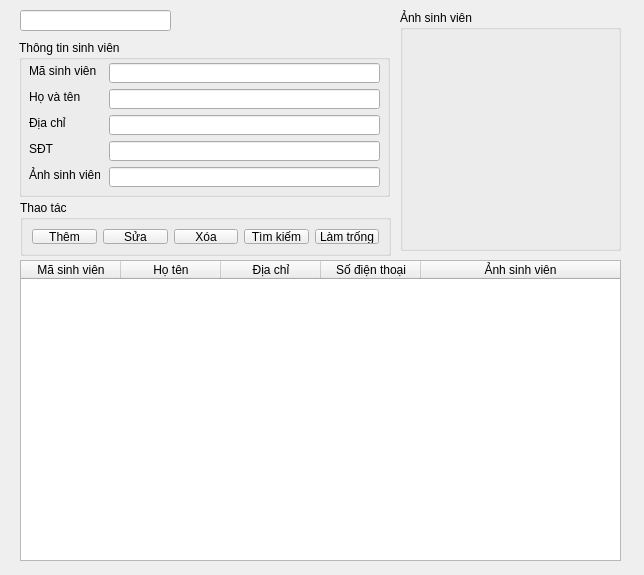
<?xml version="1.0" encoding="UTF-8"?>
<ui version="4.0">
 <class>ds_sinhvien</class>
 <widget class="QWidget" name="ds_sinhvien">
  <property name="geometry">
   <rect>
    <x>0</x>
    <y>0</y>
    <width>644</width>
    <height>575</height>
   </rect>
  </property>
  <property name="windowTitle">
   <string>Điểm danh sinh viên</string>
  </property>
  <property name="windowIcon">
   <iconset>
    <normaloff>C:/Users/nguye/OneDrive/Hình ảnh/donga.jpg</normaloff>C:/Users/nguye/OneDrive/Hình ảnh/donga.jpg</iconset>
  </property>
  <widget class="QGroupBox" name="groupBox">
   <property name="geometry">
    <rect>
     <x>19</x>
     <y>40</y>
     <width>371</width>
     <height>157</height>
    </rect>
   </property>
   <property name="title">
    <string>Thông tin sinh viên</string>
   </property>
   <widget class="QLabel" name="label_2">
    <property name="geometry">
     <rect>
      <x>10</x>
      <y>23</y>
      <width>71</width>
      <height>16</height>
     </rect>
    </property>
    <property name="text">
     <string>Mã sinh viên</string>
    </property>
   </widget>
   <widget class="QLineEdit" name="maSinhVien">
    <property name="geometry">
     <rect>
      <x>90</x>
      <y>23</y>
      <width>271</width>
      <height>20</height>
     </rect>
    </property>
   </widget>
   <widget class="QLabel" name="label">
    <property name="geometry">
     <rect>
      <x>10</x>
      <y>49</y>
      <width>71</width>
      <height>16</height>
     </rect>
    </property>
    <property name="text">
     <string>Họ và tên</string>
    </property>
   </widget>
   <widget class="QLineEdit" name="hoVaTen">
    <property name="geometry">
     <rect>
      <x>90</x>
      <y>49</y>
      <width>271</width>
      <height>20</height>
     </rect>
    </property>
   </widget>
   <widget class="QLabel" name="label_3">
    <property name="geometry">
     <rect>
      <x>10</x>
      <y>75</y>
      <width>71</width>
      <height>16</height>
     </rect>
    </property>
    <property name="text">
     <string>Địa chỉ</string>
    </property>
   </widget>
   <widget class="QLineEdit" name="diaChi">
    <property name="geometry">
     <rect>
      <x>90</x>
      <y>75</y>
      <width>271</width>
      <height>20</height>
     </rect>
    </property>
   </widget>
   <widget class="QLabel" name="label_4">
    <property name="geometry">
     <rect>
      <x>10</x>
      <y>101</y>
      <width>71</width>
      <height>16</height>
     </rect>
    </property>
    <property name="text">
     <string>SĐT</string>
    </property>
   </widget>
   <widget class="QLineEdit" name="soDienThoai">
    <property name="geometry">
     <rect>
      <x>90</x>
      <y>101</y>
      <width>271</width>
      <height>20</height>
     </rect>
    </property>
   </widget>
   <widget class="QLabel" name="label_5">
    <property name="geometry">
     <rect>
      <x>10</x>
      <y>127</y>
      <width>71</width>
      <height>16</height>
     </rect>
    </property>
    <property name="text">
     <string>Ảnh sinh viên</string>
    </property>
   </widget>
   <widget class="QLineEdit" name="anhSinhVien">
    <property name="geometry">
     <rect>
      <x>90</x>
      <y>127</y>
      <width>271</width>
      <height>20</height>
     </rect>
    </property>
   </widget>
  </widget>
  <widget class="QGroupBox" name="groupBox_2">
   <property name="geometry">
    <rect>
     <x>20</x>
     <y>200</y>
     <width>371</width>
     <height>56</height>
    </rect>
   </property>
   <property name="title">
    <string>Thao tác</string>
   </property>
   <layout class="QGridLayout" name="gridLayout">
    <item row="0" column="0">
     <widget class="QPushButton" name="them">
      <property name="text">
       <string>Thêm</string>
      </property>
     </widget>
    </item>
    <item row="0" column="1">
     <widget class="QPushButton" name="sua">
      <property name="text">
       <string>Sửa</string>
      </property>
     </widget>
    </item>
    <item row="0" column="2">
     <widget class="QPushButton" name="xoa">
      <property name="text">
       <string>Xóa</string>
      </property>
     </widget>
    </item>
    <item row="0" column="3">
     <widget class="QPushButton" name="timKiem">
      <property name="text">
       <string>Tìm kiếm</string>
      </property>
     </widget>
    </item>
    <item row="0" column="4">
     <widget class="QPushButton" name="lamTrong">
      <property name="text">
       <string>Làm trống</string>
      </property>
     </widget>
    </item>
   </layout>
  </widget>
  <widget class="QTableWidget" name="tableWidget">
   <property name="geometry">
    <rect>
     <x>20</x>
     <y>260</y>
     <width>601</width>
     <height>301</height>
    </rect>
   </property>
   <property name="focusPolicy">
    <enum>Qt::NoFocus</enum>
   </property>
   <property name="showGrid">
    <bool>false</bool>
   </property>
   <property name="columnCount">
    <number>5</number>
   </property>
   <attribute name="horizontalHeaderStretchLastSection">
    <bool>true</bool>
   </attribute>
   <attribute name="verticalHeaderVisible">
    <bool>false</bool>
   </attribute>
   <column>
    <property name="text">
     <string>Mã sinh viên</string>
    </property>
   </column>
   <column>
    <property name="text">
     <string>Họ tên</string>
    </property>
   </column>
   <column>
    <property name="text">
     <string>Địa chỉ</string>
    </property>
   </column>
   <column>
    <property name="text">
     <string>Số điện thoại</string>
    </property>
   </column>
   <column>
    <property name="text">
     <string>Ảnh sinh viên</string>
    </property>
   </column>
  </widget>
  <widget class="QGroupBox" name="groupBox_3">
   <property name="geometry">
    <rect>
     <x>400</x>
     <y>10</y>
     <width>221</width>
     <height>241</height>
    </rect>
   </property>
   <property name="title">
    <string>Ảnh sinh viên</string>
   </property>
   <widget class="QLabel" name="image_label">
    <property name="geometry">
     <rect>
      <x>0</x>
      <y>20</y>
      <width>221</width>
      <height>221</height>
     </rect>
    </property>
    <property name="styleSheet">
     <string notr="true"/>
    </property>
    <property name="text">
     <string/>
    </property>
    <property name="pixmap">
     <pixmap>../../BTL Python QLTV/PyQT6_Quan_ly_thu_vien/Pictures/Saved Pictures/loading-load.gif</pixmap>
    </property>
    <property name="scaledContents">
     <bool>true</bool>
    </property>
   </widget>
  </widget>
  <widget class="QLineEdit" name="soLuongRow">
   <property name="geometry">
    <rect>
     <x>20</x>
     <y>10</y>
     <width>151</width>
     <height>21</height>
    </rect>
   </property>
   <property name="styleSheet">
    <string notr="true"/>
   </property>
   <property name="text">
    <string/>
   </property>
   <property name="readOnly">
    <bool>true</bool>
   </property>
   <property name="placeholderText">
    <string/>
   </property>
  </widget>
 </widget>
 <resources/>
 <connections/>
</ui>
